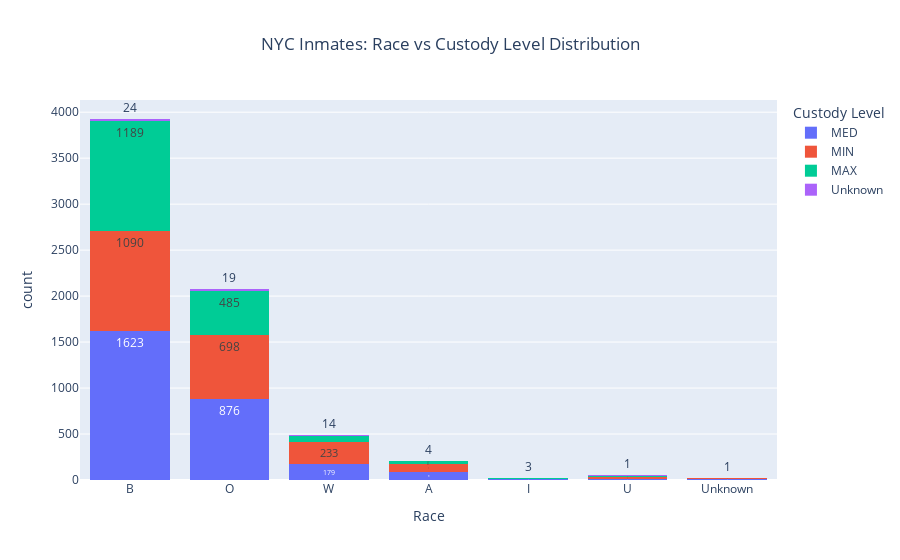

Notebook code cell kept with this figure:
### Code cell
if "race" in df.columns:
    df["race"] = df["race"].fillna("Unknown")
if "custody_level" in df.columns:
    df["custody_level"] = df["custody_level"].fillna("Unknown")

fig = px.histogram(
    df,
    x="race",
    color="custody_level",
    barmode="stack",
    title="NYC Inmates: Race vs Custody Level Distribution",
    labels={"race": "Race", "custody_level": "Custody Level"},
    text_auto=True,
)

fig.update_layout(title_x=0.5)

fig.show()

### Figure 1 — Plotly figure (JSON) as saved in the notebook; plotly's stock layout.template omitted (floating-point values rounded to 4 significant figures; data arrays with more than 128 entries replaced by an {"elided": "..."} marker saying what was removed)
{"data": [{"bingroup": "x", "hovertemplate": "Custody Level=MED<br>Race=%{x}<br>count=%{y}<extra></extra>", "legendgroup": "MED", "marker": {"color": "#636efa", "pattern": {"shape": ""}}, "name": "MED", "orientation": "v", "showlegend": true, "texttemplate": "%{value}", "type": "histogram", "x": {"elided": "2807 str values"}, "xaxis": "x", "yaxis": "y"}, {"bingroup": "x", "hovertemplate": "Custody Level=MIN<br>Race=%{x}<br>count=%{y}<extra></extra>", "legendgroup": "MIN", "marker": {"color": "#EF553B", "pattern": {"shape": ""}}, "name": "MIN", "orientation": "v", "showlegend": true, "texttemplate": "%{value}", "type": "histogram", "x": {"elided": "2128 str values"}, "xaxis": "x", "yaxis": "y"}, {"bingroup": "x", "hovertemplate": "Custody Level=MAX<br>Race=%{x}<br>count=%{y}<extra></extra>", "legendgroup": "MAX", "marker": {"color": "#00cc96", "pattern": {"shape": ""}}, "name": "MAX", "orientation": "v", "showlegend": true, "texttemplate": "%{value}", "type": "histogram", "x": {"elided": "1796 str values"}, "xaxis": "x", "yaxis": "y"}, {"bingroup": "x", "hovertemplate": "Custody Level=Unknown<br>Race=%{x}<br>count=%{y}<extra></extra>", "legendgroup": "Unknown", "marker": {"color": "#ab63fa", "pattern": {"shape": ""}}, "name": "Unknown", "orientation": "v", "showlegend": true, "texttemplate": "%{value}", "type": "histogram", "x": ["W", "B", "A", "B", "B", "O", "O", "O", "W", "W", "W", "U", "B", "A", "B", "B", "O", "O", "B", "B", "W", "O", "O", "B", "B", "B", "B", "B", "B", "W", "W", "B", "O", "W", "Unknown", "W", "O", "O", "W", "O", "B", "W", "B", "A", "O", "B", "B", "W", "O", "O", "W", "O", "O", "B", "B", "O", "B", "A", "O", "B", "O", "B", "W"], "xaxis": "x", "yaxis": "y"}], "layout": {"barmode": "stack", "legend": {"title": {"text": "Custody Level"}, "tracegroupgap": 0}, "title": {"text": "NYC Inmates: Race vs Custody Level Distribution", "x": 0.5}, "xaxis": {"anchor": "y", "domain": [0, 1], "title": {"text": "Race"}}, "yaxis": {"anchor": "x", "domain": [0, 1], "title": {"text": "count"}}}}
